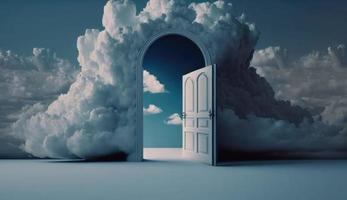
#> input picture Vision robotica/Algoritmo 3/Puerta.jpg, 347 x 200 px
$ python Ejercicio6.py
#> lines starting #> are read from the running program, lines starting #| are printed output that depends on the picture
import cv2
import numpy as np
#Sirve para abrir la imagen
im = cv2.imread('Puerta.jpg')
#> im is the input picture: shape (200, 347, 3); mean B, G, R 113.2, 100.1, 78.9

#Sirve para rotar la imagen 90° en el sentido contrario de las manecillas del reloj
im2 = cv2.rotate(im, cv2.ROTATE_90_COUNTERCLOCKWISE)
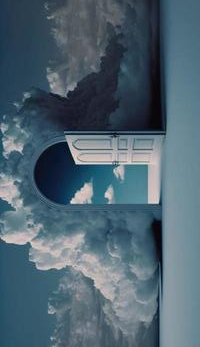
#> im2: shape (347, 200, 3); mean B, G, R 113.2, 100.1, 78.9

#Sirve para cambiar la imagen de BGR a escala de grises
ig = cv2.cvtColor(im2, cv2.COLOR_BGR2GRAY)
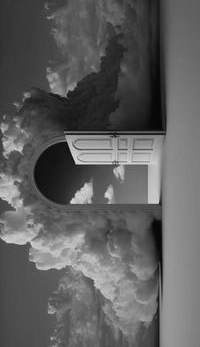
#> ig: shape (347, 200); min 4, max 230, mean 95.2

#Calcula el negativo
ig = 255 - ig
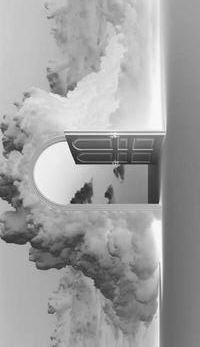
#> ig: shape (347, 200); min 25, max 251, mean 159.8

#Sirve para mostrar las imagenes
cv2.imshow('Imagen 1',im)
cv2.imshow('Imagen 2',ig)
cv2.waitKey()
